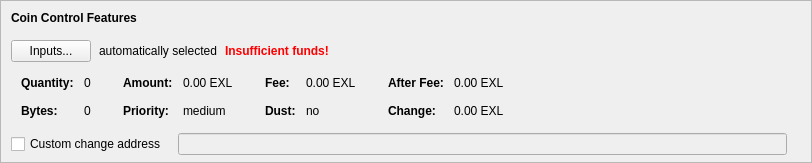
    <widget class="QFrame" name="frameCoinControl">
     <property name="sizePolicy">
      <sizepolicy hsizetype="Expanding" vsizetype="Expanding">
       <horstretch>0</horstretch>
       <verstretch>0</verstretch>
      </sizepolicy>
     </property>
     <property name="maximumSize">
      <size>
       <width>16777215</width>
       <height>16777215</height>
      </size>
     </property>
     <property name="frameShape">
      <enum>QFrame::StyledPanel</enum>
     </property>
     <property name="frameShadow">
      <enum>QFrame::Sunken</enum>
     </property>
     <layout class="QVBoxLayout" name="verticalLayoutCoinControl2">
      <property name="spacing">
       <number>0</number>
      </property>
      <property name="leftMargin">
       <number>0</number>
      </property>
      <property name="topMargin">
       <number>0</number>
      </property>
      <property name="rightMargin">
       <number>0</number>
      </property>
      <property name="bottomMargin">
       <number>6</number>
      </property>
      <item>
       <layout class="QVBoxLayout" name="verticalLayoutCoinControl" stretch="0,0,0,0,1">
        <property name="spacing">
         <number>0</number>
        </property>
        <property name="leftMargin">
         <number>10</number>
        </property>
        <property name="topMargin">
         <number>10</number>
        </property>
        <item>
         <layout class="QHBoxLayout" name="horizontalLayoutCoinControl1">
          <property name="bottomMargin">
           <number>15</number>
          </property>
          <item>
           <widget class="QLabel" name="labelCoinControlFeatures">
            <property name="sizePolicy">
             <sizepolicy hsizetype="Preferred" vsizetype="Maximum">
              <horstretch>0</horstretch>
              <verstretch>0</verstretch>
             </sizepolicy>
            </property>
            <property name="font">
             <font>
              <weight>75</weight>
              <bold>true</bold>
             </font>
            </property>
            <property name="styleSheet">
             <string notr="true">font-weight:bold;</string>
            </property>
            <property name="text">
             <string>Coin Control Features</string>
            </property>
           </widget>
          </item>
         </layout>
        </item>
        <item>
         <layout class="QHBoxLayout" name="horizontalLayoutCoinControl2" stretch="0,0,0,0">
          <property name="spacing">
           <number>8</number>
          </property>
          <property name="bottomMargin">
           <number>10</number>
          </property>
          <item>
           <widget class="QPushButton" name="pushButtonCoinControl">
            <property name="styleSheet">
             <string notr="true"/>
            </property>
            <property name="text">
             <string>Inputs...</string>
            </property>
            <property name="autoDefault">
             <bool>false</bool>
            </property>
           </widget>
          </item>
          <item>
           <widget class="QLabel" name="labelCoinControlAutomaticallySelected">
            <property name="text">
             <string>automatically selected</string>
            </property>
            <property name="margin">
             <number>5</number>
            </property>
           </widget>
          </item>
          <item>
           <widget class="QLabel" name="labelCoinControlInsuffFunds">
            <property name="font">
             <font>
              <weight>75</weight>
              <bold>true</bold>
             </font>
            </property>
            <property name="styleSheet">
             <string notr="true">color:red;font-weight:bold;</string>
            </property>
            <property name="text">
             <string>Insufficient funds!</string>
            </property>
            <property name="margin">
             <number>5</number>
            </property>
           </widget>
          </item>
          <item>
           <spacer name="horizontalSpacerCoinControl">
            <property name="orientation">
             <enum>Qt::Horizontal</enum>
            </property>
            <property name="sizeHint" stdset="0">
             <size>
              <width>40</width>
              <height>1</height>
             </size>
            </property>
           </spacer>
          </item>
         </layout>
        </item>
        <item>
         <widget class="QWidget" name="widgetCoinControl" native="true">
          <property name="sizePolicy">
           <sizepolicy hsizetype="Preferred" vsizetype="Preferred">
            <horstretch>0</horstretch>
            <verstretch>0</verstretch>
           </sizepolicy>
          </property>
          <property name="minimumSize">
           <size>
            <width>0</width>
            <height>0</height>
           </size>
          </property>
          <property name="styleSheet">
           <string notr="true"/>
          </property>
          <layout class="QHBoxLayout" name="horizontalLayoutCoinControl5">
           <property name="leftMargin">
            <number>0</number>
           </property>
           <property name="topMargin">
            <number>0</number>
           </property>
           <property name="rightMargin">
            <number>0</number>
           </property>
           <property name="bottomMargin">
            <number>0</number>
           </property>
           <item>
            <layout class="QHBoxLayout" name="horizontalLayoutCoinControl3" stretch="0,0,0,1">
             <property name="spacing">
              <number>20</number>
             </property>
             <property name="topMargin">
              <number>0</number>
             </property>
             <property name="bottomMargin">
              <number>10</number>
             </property>
             <item>
              <layout class="QFormLayout" name="formLayoutCoinControl1">
               <property name="horizontalSpacing">
                <number>10</number>
               </property>
               <property name="verticalSpacing">
                <number>14</number>
               </property>
               <property name="leftMargin">
                <number>10</number>
               </property>
               <property name="topMargin">
                <number>4</number>
               </property>
               <property name="rightMargin">
                <number>6</number>
               </property>
               <item row="0" column="0">
                <widget class="QLabel" name="labelCoinControlQuantityText">
                 <property name="font">
                  <font>
                   <weight>75</weight>
                   <bold>true</bold>
                  </font>
                 </property>
                 <property name="text">
                  <string>Quantity:</string>
                 </property>
                 <property name="margin">
                  <number>0</number>
                 </property>
                </widget>
               </item>
               <item row="0" column="1">
                <widget class="QLabel" name="labelCoinControlQuantity">
                 <property name="cursor">
                  <cursorShape>IBeamCursor</cursorShape>
                 </property>
                 <property name="contextMenuPolicy">
                  <enum>Qt::ActionsContextMenu</enum>
                 </property>
                 <property name="text">
                  <string notr="true">0</string>
                 </property>
                 <property name="margin">
                  <number>0</number>
                 </property>
                 <property name="textInteractionFlags">
                  <set>Qt::LinksAccessibleByMouse|Qt::TextSelectableByKeyboard|Qt::TextSelectableByMouse</set>
                 </property>
                </widget>
               </item>
               <item row="1" column="0">
                <widget class="QLabel" name="labelCoinControlBytesText">
                 <property name="font">
                  <font>
                   <weight>75</weight>
                   <bold>true</bold>
                  </font>
                 </property>
                 <property name="text">
                  <string>Bytes:</string>
                 </property>
                </widget>
               </item>
               <item row="1" column="1">
                <widget class="QLabel" name="labelCoinControlBytes">
                 <property name="cursor">
                  <cursorShape>IBeamCursor</cursorShape>
                 </property>
                 <property name="contextMenuPolicy">
                  <enum>Qt::ActionsContextMenu</enum>
                 </property>
                 <property name="text">
                  <string notr="true">0</string>
                 </property>
                 <property name="textInteractionFlags">
                  <set>Qt::LinksAccessibleByMouse|Qt::TextSelectableByKeyboard|Qt::TextSelectableByMouse</set>
                 </property>
                </widget>
               </item>
              </layout>
             </item>
             <item>
              <layout class="QFormLayout" name="formLayoutCoinControl2">
               <property name="horizontalSpacing">
                <number>10</number>
               </property>
               <property name="verticalSpacing">
                <number>14</number>
               </property>
               <property name="leftMargin">
                <number>6</number>
               </property>
               <property name="topMargin">
                <number>4</number>
               </property>
               <property name="rightMargin">
                <number>6</number>
               </property>
               <item row="0" column="0">
                <widget class="QLabel" name="labelCoinControlAmountText">
                 <property name="font">
                  <font>
                   <weight>75</weight>
                   <bold>true</bold>
                  </font>
                 </property>
                 <property name="text">
                  <string>Amount:</string>
                 </property>
                 <property name="margin">
                  <number>0</number>
                 </property>
                </widget>
               </item>
               <item row="0" column="1">
                <widget class="QLabel" name="labelCoinControlAmount">
                 <property name="cursor">
                  <cursorShape>IBeamCursor</cursorShape>
                 </property>
                 <property name="contextMenuPolicy">
                  <enum>Qt::ActionsContextMenu</enum>
                 </property>
                 <property name="text">
                  <string notr="true">0.00 EXL</string>
                 </property>
                 <property name="textInteractionFlags">
                  <set>Qt::LinksAccessibleByMouse|Qt::TextSelectableByKeyboard|Qt::TextSelectableByMouse</set>
                 </property>
                </widget>
               </item>
               <item row="1" column="0">
                <widget class="QLabel" name="labelCoinControlPriorityText">
                 <property name="font">
                  <font>
                   <weight>75</weight>
                   <bold>true</bold>
                  </font>
                 </property>
                 <property name="text">
                  <string>Priority:</string>
                 </property>
                </widget>
               </item>
               <item row="1" column="1">
                <widget class="QLabel" name="labelCoinControlPriority">
                 <property name="cursor">
                  <cursorShape>IBeamCursor</cursorShape>
                 </property>
                 <property name="contextMenuPolicy">
                  <enum>Qt::ActionsContextMenu</enum>
                 </property>
                 <property name="text">
                  <string>medium</string>
                 </property>
                 <property name="textInteractionFlags">
                  <set>Qt::LinksAccessibleByMouse|Qt::TextSelectableByKeyboard|Qt::TextSelectableByMouse</set>
                 </property>
                </widget>
               </item>
              </layout>
             </item>
             <item>
              <layout class="QFormLayout" name="formLayoutCoinControl3">
               <property name="horizontalSpacing">
                <number>10</number>
               </property>
               <property name="verticalSpacing">
                <number>14</number>
               </property>
               <property name="leftMargin">
                <number>6</number>
               </property>
               <property name="topMargin">
                <number>4</number>
               </property>
               <property name="rightMargin">
                <number>6</number>
               </property>
               <item row="0" column="0">
                <widget class="QLabel" name="labelCoinControlFeeText">
                 <property name="font">
                  <font>
                   <weight>75</weight>
                   <bold>true</bold>
                  </font>
                 </property>
                 <property name="text">
                  <string>Fee:</string>
                 </property>
                 <property name="margin">
                  <number>0</number>
                 </property>
                </widget>
               </item>
               <item row="0" column="1">
                <widget class="QLabel" name="labelCoinControlFee">
                 <property name="cursor">
                  <cursorShape>IBeamCursor</cursorShape>
                 </property>
                 <property name="contextMenuPolicy">
                  <enum>Qt::ActionsContextMenu</enum>
                 </property>
                 <property name="text">
                  <string notr="true">0.00 EXL</string>
                 </property>
                 <property name="textInteractionFlags">
                  <set>Qt::LinksAccessibleByMouse|Qt::TextSelectableByKeyboard|Qt::TextSelectableByMouse</set>
                 </property>
                </widget>
               </item>
               <item row="1" column="0">
                <widget class="QLabel" name="labelCoinControlLowOutputText">
                 <property name="font">
                  <font>
                   <weight>75</weight>
                   <bold>true</bold>
                  </font>
                 </property>
                 <property name="text">
                  <string>Dust:</string>
                 </property>
                </widget>
               </item>
               <item row="1" column="1">
                <widget class="QLabel" name="labelCoinControlLowOutput">
                 <property name="cursor">
                  <cursorShape>IBeamCursor</cursorShape>
                 </property>
                 <property name="contextMenuPolicy">
                  <enum>Qt::ActionsContextMenu</enum>
                 </property>
                 <property name="text">
                  <string>no</string>
                 </property>
                 <property name="textInteractionFlags">
                  <set>Qt::LinksAccessibleByMouse|Qt::TextSelectableByKeyboard|Qt::TextSelectableByMouse</set>
                 </property>
                </widget>
               </item>
              </layout>
             </item>
             <item>
              <layout class="QFormLayout" name="formLayoutCoinControl4">
               <property name="horizontalSpacing">
                <number>10</number>
               </property>
               <property name="verticalSpacing">
                <number>14</number>
               </property>
               <property name="leftMargin">
                <number>6</number>
               </property>
               <property name="topMargin">
                <number>4</number>
               </property>
               <property name="rightMargin">
                <number>6</number>
               </property>
               <item row="0" column="0">
                <widget class="QLabel" name="labelCoinControlAfterFeeText">
                 <property name="font">
                  <font>
                   <weight>75</weight>
                   <bold>true</bold>
                  </font>
                 </property>
                 <property name="text">
                  <string>After Fee:</string>
                 </property>
                 <property name="margin">
                  <number>0</number>
                 </property>
                </widget>
               </item>
               <item row="0" column="1">
                <widget class="QLabel" name="labelCoinControlAfterFee">
                 <property name="cursor">
                  <cursorShape>IBeamCursor</cursorShape>
                 </property>
                 <property name="contextMenuPolicy">
                  <enum>Qt::ActionsContextMenu</enum>
                 </property>
                 <property name="text">
                  <string notr="true">0.00 EXL</string>
                 </property>
                 <property name="textInteractionFlags">
                  <set>Qt::LinksAccessibleByMouse|Qt::TextSelectableByKeyboard|Qt::TextSelectableByMouse</set>
                 </property>
                </widget>
               </item>
               <item row="1" column="0">
                <widget class="QLabel" name="labelCoinControlChangeText">
                 <property name="font">
                  <font>
                   <weight>75</weight>
                   <bold>true</bold>
                  </font>
                 </property>
                 <property name="text">
                  <string>Change:</string>
                 </property>
                </widget>
               </item>
               <item row="1" column="1">
                <widget class="QLabel" name="labelCoinControlChange">
                 <property name="cursor">
                  <cursorShape>IBeamCursor</cursorShape>
                 </property>
                 <property name="contextMenuPolicy">
                  <enum>Qt::ActionsContextMenu</enum>
                 </property>
                 <property name="text">
                  <string notr="true">0.00 EXL</string>
                 </property>
                 <property name="textInteractionFlags">
                  <set>Qt::LinksAccessibleByMouse|Qt::TextSelectableByKeyboard|Qt::TextSelectableByMouse</set>
                 </property>
                </widget>
               </item>
              </layout>
             </item>
            </layout>
           </item>
          </layout>
         </widget>
        </item>
        <item>
         <layout class="QHBoxLayout" name="horizontalLayoutCoinControl4" stretch="0,0,0">
          <property name="spacing">
           <number>12</number>
          </property>
          <property name="sizeConstraint">
           <enum>QLayout::SetDefaultConstraint</enum>
          </property>
          <property name="topMargin">
           <number>5</number>
          </property>
          <property name="rightMargin">
           <number>5</number>
          </property>
          <item>
           <widget class="QCheckBox" name="checkBoxCoinControlChange">
            <property name="toolTip">
             <string>If this is activated, but the change address is empty or invalid, change will be sent to a newly generated address.</string>
            </property>
            <property name="text">
             <string>Custom change address</string>
            </property>
           </widget>
          </item>
          <item>
           <widget class="QValidatedLineEdit" name="lineEditCoinControlChange">
            <property name="enabled">
             <bool>false</bool>
            </property>
            <property name="sizePolicy">
             <sizepolicy hsizetype="Expanding" vsizetype="Fixed">
              <horstretch>0</horstretch>
              <verstretch>0</verstretch>
             </sizepolicy>
            </property>
           </widget>
          </item>
          <item>
           <widget class="QLabel" name="labelCoinControlChangeLabel">
            <property name="sizePolicy">
             <sizepolicy hsizetype="Preferred" vsizetype="Expanding">
              <horstretch>0</horstretch>
              <verstretch>0</verstretch>
             </sizepolicy>
            </property>
            <property name="minimumSize">
             <size>
              <width>0</width>
              <height>0</height>
             </size>
            </property>
            <property name="text">
             <string/>
            </property>
            <property name="margin">
             <number>3</number>
            </property>
           </widget>
          </item>
         </layout>
        </item>
        <item>
         <spacer name="verticalSpacerCoinControl">
          <property name="orientation">
           <enum>Qt::Vertical</enum>
          </property>
          <property name="sizeHint" stdset="0">
           <size>
            <width>800</width>
            <height>1</height>
           </size>
          </property>
         </spacer>
        </item>
       </layout>
      </item>
     </layout>
    </widget>
